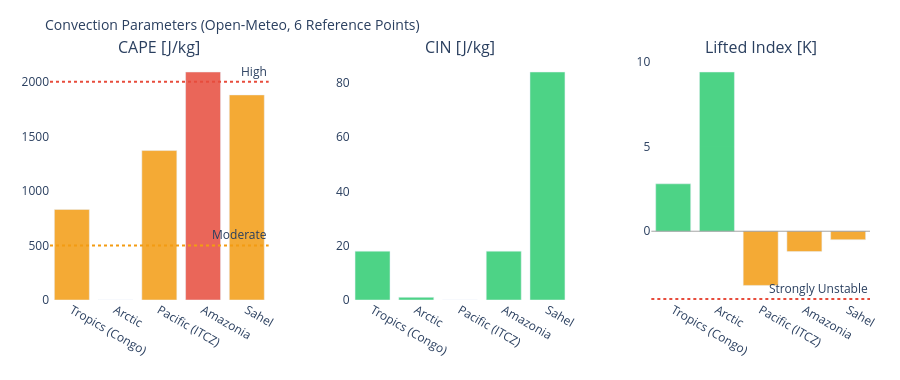

Notebook code cell kept with this figure:
### Markdown cell above
---
## 3. Visualizations

### Code cell
# ============================================================
# CAPE / CIN / LIFTED INDEX – Convection potential
# ============================================================

if not df_atm.empty:
    fig = make_subplots(
        rows=1, cols=3,
        subplot_titles=['CAPE [J/kg]', 'CIN [J/kg]', 'Lifted Index [K]'],
        horizontal_spacing=0.1
    )
    pts = df_atm['point'].tolist()
    pt_colors = ['#E85D24','#185FA5','#888780','#378ADD','#639922','#F2A623']

    # CAPE – höher = mehr Gewitterpotential
    cape_vals = df_atm['cape'].fillna(0).tolist()
    cape_colors = ['#e74c3c' if v > 2000 else '#f39c12' if v > 500 else '#2ecc71'
                   for v in cape_vals]
    fig.add_trace(go.Bar(x=pts, y=cape_vals, marker_color=cape_colors,
                         opacity=0.85, showlegend=False), row=1, col=1)
    fig.add_hline(y=2000, line_dash='dot', line_color='#e74c3c',
                  annotation_text='High', row=1, col=1)
    fig.add_hline(y=500,  line_dash='dot', line_color='#f39c12',
                  annotation_text='Moderate', row=1, col=1)

    # CIN – negativer = stärker gedeckelt (weniger Auslöse)
    cin_vals = df_atm['cin'].fillna(0).tolist()
    cin_colors = ['#e74c3c' if v < -200 else '#f39c12' if v < -50 else '#2ecc71'
                  for v in cin_vals]
    fig.add_trace(go.Bar(x=pts, y=cin_vals, marker_color=cin_colors,
                         opacity=0.85, showlegend=False), row=1, col=2)

    # Lifted Index – negativ = instabil
    li_vals = df_atm['li'].fillna(0).tolist()
    li_colors = ['#e74c3c' if v < -4 else '#f39c12' if v < 0 else '#2ecc71'
                 for v in li_vals]
    fig.add_trace(go.Bar(x=pts, y=li_vals, marker_color=li_colors,
                         opacity=0.85, showlegend=False), row=1, col=3)
    fig.add_hline(y=0, line_color='gray', line_width=0.7, row=1, col=3)
    fig.add_hline(y=-4, line_dash='dot', line_color='#e74c3c',
                  annotation_text='Strongly Unstable', row=1, col=3)

    fig.update_layout(
        title=dict(text='Convection Parameters (Open-Meteo, 6 Reference Points)', font=dict(size=14)),
        height=380, plot_bgcolor='rgba(0,0,0,0)', paper_bgcolor='rgba(0,0,0,0)',
        margin=dict(l=50, r=30, t=60, b=80)
    )
    fig.update_xaxes(tickangle=30)
    fig.show()

### Figure 1 — Plotly figure (JSON) as saved in the notebook; plotly's stock layout.template omitted (floating-point values rounded to 4 significant figures)
{"data": [{"marker": {"color": ["#f39c12", "#2ecc71", "#f39c12", "#e74c3c", "#f39c12"]}, "opacity": 0.85, "showlegend": false, "type": "bar", "x": ["Tropics (Congo)", "Arctic", "Pacific (ITCZ)", "Amazonia", "Sahel"], "xaxis": "x", "y": [830.0, 0.0, 1370.0, 2090.0, 1880.0], "yaxis": "y"}, {"marker": {"color": ["#2ecc71", "#2ecc71", "#2ecc71", "#2ecc71", "#2ecc71"]}, "opacity": 0.85, "showlegend": false, "type": "bar", "x": ["Tropics (Congo)", "Arctic", "Pacific (ITCZ)", "Amazonia", "Sahel"], "xaxis": "x2", "y": [18.0, 1.0, 0.0, 18.0, 84.0], "yaxis": "y2"}, {"marker": {"color": ["#2ecc71", "#2ecc71", "#f39c12", "#f39c12", "#f39c12"]}, "opacity": 0.85, "showlegend": false, "type": "bar", "x": ["Tropics (Congo)", "Arctic", "Pacific (ITCZ)", "Amazonia", "Sahel"], "xaxis": "x3", "y": [2.8, 9.4, -3.2, -1.2, -0.5], "yaxis": "y3"}], "layout": {"annotations": [{"font": {"size": 16}, "showarrow": false, "text": "CAPE [J/kg]", "x": 0.1333, "xanchor": "center", "xref": "paper", "y": 1.0, "yanchor": "bottom", "yref": "paper"}, {"font": {"size": 16}, "showarrow": false, "text": "CIN [J/kg]", "x": 0.5, "xanchor": "center", "xref": "paper", "y": 1.0, "yanchor": "bottom", "yref": "paper"}, {"font": {"size": 16}, "showarrow": false, "text": "Lifted Index [K]", "x": 0.8667, "xanchor": "center", "xref": "paper", "y": 1.0, "yanchor": "bottom", "yref": "paper"}, {"showarrow": false, "text": "High", "x": 1, "xanchor": "right", "xref": "x domain", "y": 2000, "yanchor": "bottom", "yref": "y"}, {"showarrow": false, "text": "Moderate", "x": 1, "xanchor": "right", "xref": "x domain", "y": 500, "yanchor": "bottom", "yref": "y"}, {"showarrow": false, "text": "Strongly Unstable", "x": 1, "xanchor": "right", "xref": "x3 domain", "y": -4, "yanchor": "bottom", "yref": "y3"}], "height": 380, "margin": {"b": 80, "l": 50, "r": 30, "t": 60}, "paper_bgcolor": "rgba(0,0,0,0)", "plot_bgcolor": "rgba(0,0,0,0)", "shapes": [{"line": {"color": "#e74c3c", "dash": "dot"}, "type": "line", "x0": 0, "x1": 1, "xref": "x domain", "y0": 2000, "y1": 2000, "yref": "y"}, {"line": {"color": "#f39c12", "dash": "dot"}, "type": "line", "x0": 0, "x1": 1, "xref": "x domain", "y0": 500, "y1": 500, "yref": "y"}, {"line": {"color": "gray", "width": 0.7}, "type": "line", "x0": 0, "x1": 1, "xref": "x3 domain", "y0": 0, "y1": 0, "yref": "y3"}, {"line": {"color": "#e74c3c", "dash": "dot"}, "type": "line", "x0": 0, "x1": 1, "xref": "x3 domain", "y0": -4, "y1": -4, "yref": "y3"}], "title": {"font": {"size": 14}, "text": "Convection Parameters (Open-Meteo, 6 Reference Points)"}, "xaxis": {"anchor": "y", "domain": [0.0, 0.2667], "tickangle": 30}, "xaxis2": {"anchor": "y2", "domain": [0.3667, 0.6333], "tickangle": 30}, "xaxis3": {"anchor": "y3", "domain": [0.7333, 1.0], "tickangle": 30}, "yaxis": {"anchor": "x", "domain": [0.0, 1.0]}, "yaxis2": {"anchor": "x2", "domain": [0.0, 1.0]}, "yaxis3": {"anchor": "x3", "domain": [0.0, 1.0]}}}
